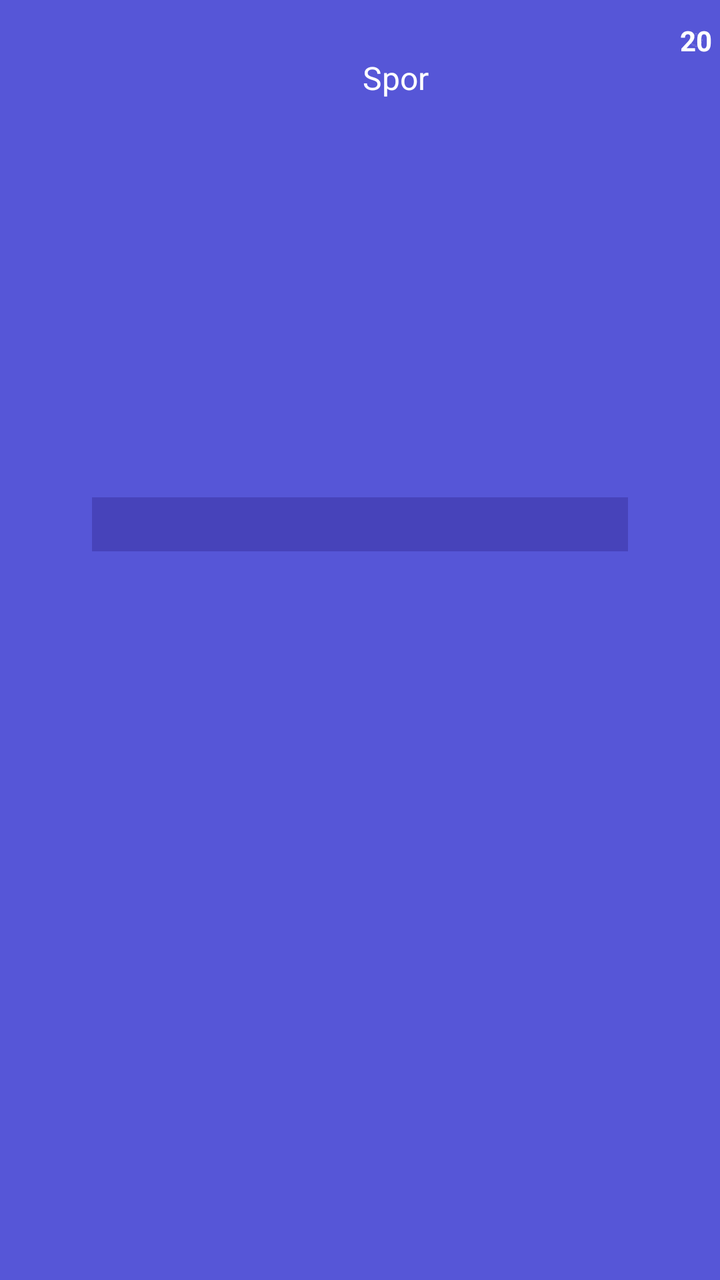
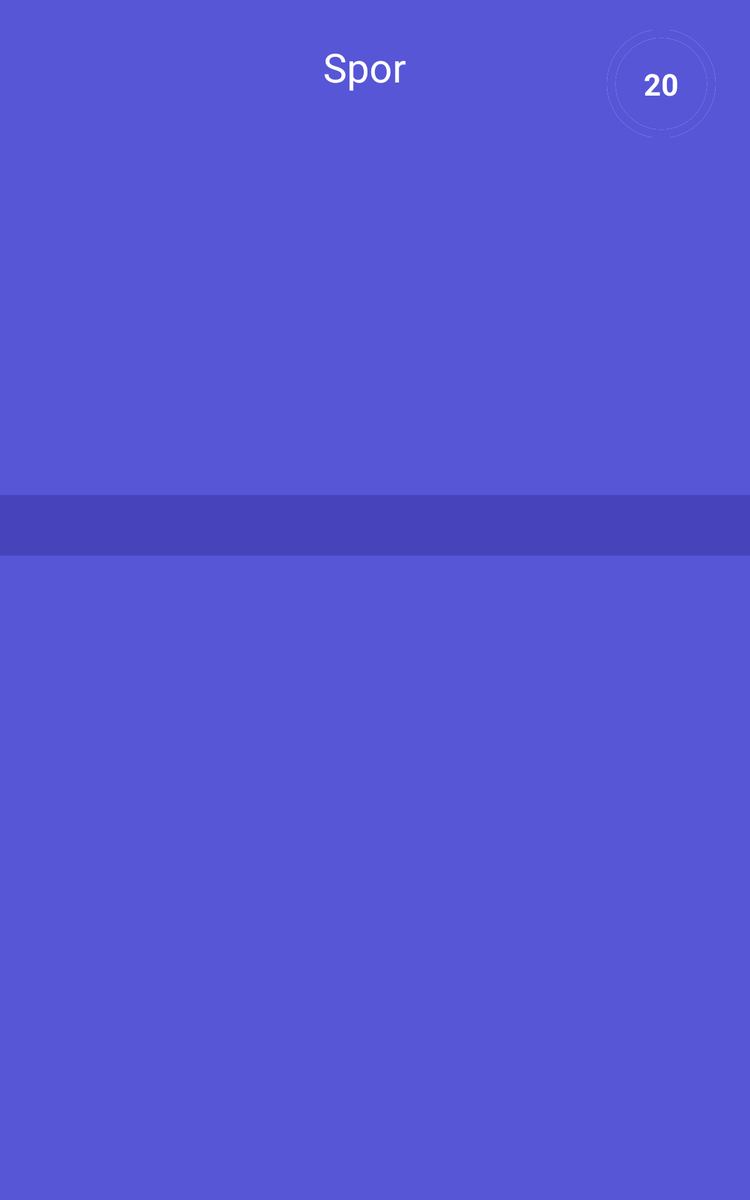

First picture: res/layout/ on a phone held upright. Second picture: the repository's own variant of that layout, on a device whose configuration matches the variant's folder. Source for both follows.
<!-- AndroidManifest.xml: application theme Theme.App.Splash -->
<!-- res/layout/fragment_play_screen.xml -->
<?xml version="1.0" encoding="utf-8"?>
<androidx.constraintlayout.widget.ConstraintLayout xmlns:android="http://schemas.android.com/apk/res/android"
    xmlns:tools="http://schemas.android.com/tools"
    android:layout_width="match_parent"
    android:layout_height="match_parent"
    android:background="@color/md_theme_light_primary"
    xmlns:app="http://schemas.android.com/apk/res-auto"
    tools:context=".screen.play.PlayScreen">

    <ImageButton
        android:id="@+id/playScreenBackButton"
        android:layout_width="wrap_content"
        android:layout_height="wrap_content"
        android:layout_marginStart="16dp"
        android:layout_marginTop="24dp"
        android:background="@color/base"
        android:contentDescription="@string/app_name"
        android:src="@drawable/back"
        app:layout_constraintStart_toStartOf="parent"
        app:layout_constraintTop_toTopOf="parent" />

    <TextView
        android:id="@+id/playScreenCategoryText"
        android:layout_width="wrap_content"
        android:layout_height="wrap_content"
        android:layout_marginTop="28dp"
        android:text="Spor"
        android:textAlignment="center"
        android:textColor="#FFFFFF"
        android:textSize="16sp"
        app:layout_constraintEnd_toEndOf="parent"
        app:layout_constraintEnd_toStartOf="@+id/playScreenProgressBar"
        app:layout_constraintHorizontal_bias="0.561"
        app:layout_constraintStart_toEndOf="@+id/playScreenBackButton"
        app:layout_constraintTop_toTopOf="parent" />

    <ProgressBar
        android:id="@+id/playScreenProgressBar"
        style="?attr/circularProgressIndicatorStyle"
        android:layout_width="wrap_content"
        android:layout_height="wrap_content"
        android:layout_marginTop="16dp"
        android:layout_marginEnd="8dp"
        android:indeterminateOnly="false"
        android:max="20"
        android:progress="20"
        android:progressDrawable="@drawable/circle"
        android:rotation="0"
        app:layout_constraintEnd_toEndOf="parent"
        app:layout_constraintHorizontal_bias="1.0"
        app:layout_constraintStart_toStartOf="@id/playScreenBackButton"
        app:layout_constraintTop_toTopOf="parent" />

    <TextView
        android:id="@+id/playScreenProgressBarTextView"
        android:layout_width="wrap_content"
        android:layout_height="wrap_content"
        android:text="@string/_20"
        android:textAlignment="center"
        android:textAppearance="@style/TextAppearance.AppCompat.Body1"
        android:textColor="#FFFFFF"
        android:textSize="14sp"
        android:textStyle="bold"
        app:layout_constraintBottom_toBottomOf="@+id/playScreenProgressBar"
        app:layout_constraintEnd_toEndOf="@+id/playScreenProgressBar"
        app:layout_constraintStart_toStartOf="@+id/playScreenProgressBar"
        app:layout_constraintTop_toTopOf="@+id/playScreenProgressBar" />

    <androidx.constraintlayout.widget.ConstraintLayout
        android:id="@+id/constraintLayout"
        android:layout_width="match_parent"
        android:layout_height="300dp"
        android:layout_marginStart="16dp"
        android:layout_marginEnd="16dp"
        android:background="@drawable/border"
        app:layout_constraintBottom_toBottomOf="parent"
        app:layout_constraintEnd_toEndOf="parent"
        app:layout_constraintHorizontal_bias="0.0"
        app:layout_constraintStart_toStartOf="parent"
        app:layout_constraintTop_toTopOf="parent"
        app:layout_constraintVertical_bias="0.277">

        <TextView
            android:id="@+id/playScreenQuestionsText"
            android:layout_width="match_parent"
            android:layout_height="wrap_content"
            android:layout_marginLeft="30dp"
            android:layout_marginRight="30dp"
            android:background="#4743ba"
            android:textAlignment="center"
            android:textColor="@color/md_theme_light_onPrimary"
            android:textSize="20sp"
            app:layout_constraintBottom_toBottomOf="parent"
            app:layout_constraintEnd_toEndOf="parent"
            app:layout_constraintStart_toStartOf="parent"
            app:layout_constraintTop_toTopOf="parent"
            app:layout_constraintVertical_bias="0.565" />

    </androidx.constraintlayout.widget.ConstraintLayout>

    <LinearLayout
        android:id="@+id/button"
        android:layout_width="match_parent"
        android:layout_height="wrap_content"
        android:orientation="vertical"
        app:layout_constraintBottom_toBottomOf="parent"
        app:layout_constraintEnd_toEndOf="parent"
        app:layout_constraintStart_toStartOf="parent"
        app:layout_constraintTop_toBottomOf="@+id/constraintLayout">


        <Button
            android:id="@+id/playScreenQuestionsFirstButton"
            style="@style/Widget.MaterialComponents.Button.UnelevatedButton"
            android:layout_width="match_parent"
            android:layout_height="wrap_content"
            android:layout_marginStart="15dp"
            android:layout_marginTop="5dp"
            android:layout_marginEnd="15dp"
            android:layout_marginBottom="2dp"
            android:backgroundTint="@color/md_theme_light_onPrimary"
            android:textAllCaps="false"
            android:textColor="@color/md_theme_light_primary"
            android:textSize="18sp" />

        <Button
            android:id="@+id/playScreenQuestionsSecondButton"
            style="@style/Widget.MaterialComponents.Button.UnelevatedButton"
            android:layout_width="match_parent"
            android:layout_height="wrap_content"
            android:layout_marginStart="15dp"
            android:layout_marginTop="5dp"
            android:layout_marginEnd="15dp"
            android:layout_marginBottom="5dp"
            android:backgroundTint="@color/md_theme_light_onPrimary"
            android:textAllCaps="false"
            android:textColor="@color/md_theme_light_primary"
            android:textSize="18sp" />

        <Button
            android:id="@+id/playScreenQuestionsThirdButton"
            style="@style/Widget.MaterialComponents.Button.UnelevatedButton"
            android:layout_width="match_parent"
            android:layout_height="wrap_content"
            android:layout_marginStart="15dp"
            android:layout_marginTop="5dp"
            android:layout_marginEnd="15dp"
            android:layout_marginBottom="5dp"
            android:backgroundTint="@color/md_theme_light_onPrimary"
            android:textAllCaps="false"
            android:textColor="@color/md_theme_light_primary"
            android:textSize="18sp" />

        <Button
            android:id="@+id/playQuestionsFourthButton"
            style="@style/Widget.MaterialComponents.Button.UnelevatedButton"
            android:layout_width="match_parent"
            android:layout_height="wrap_content"
            android:layout_marginStart="15dp"
            android:layout_marginTop="5dp"
            android:layout_marginEnd="15dp"
            android:layout_marginBottom="5dp"
            android:backgroundTint="@color/md_theme_light_onPrimary"
            android:textAllCaps="false"
            android:textColor="@color/base"
            android:textSize="18sp" />


        <Button
            android:id="@+id/playScreenQuestionsFifthButton"
            style="@style/Widget.MaterialComponents.Button.UnelevatedButton"
            android:layout_width="match_parent"
            android:layout_height="wrap_content"
            android:layout_marginStart="15dp"
            android:layout_marginTop="5dp"
            android:layout_marginEnd="15dp"
            android:layout_marginBottom="5dp"
            android:backgroundTint="@color/md_theme_light_onPrimary"
            android:textAllCaps="false"
            android:textColor="@color/md_theme_light_primary"
            android:textSize="18sp" />

    </LinearLayout>


</androidx.constraintlayout.widget.ConstraintLayout>
<!-- resources referenced by this layout -->
<resources>
  <color name="base">#5656d7</color>
  <color name="md_theme_light_onPrimary">#FFFFFF</color>
  <color name="md_theme_light_primary">#5656d7</color>
  <!-- drawable circle (drawable) -->
  <?xml version="1.0" encoding="utf-8"?>
  <layer-list xmlns:android="http://schemas.android.com/apk/res/android">
      <item>
          <shape
              android:shape="ring"
              android:thicknessRatio="16"
              android:useLevel="false">
              <solid android:color="@color/md_theme_light_onPrimary" />
          </shape>
      </item>
      <item>
          <rotate
              android:fromDegrees="270"
              android:toDegrees="270">
              <shape
                  android:shape="ring"
                  android:thicknessRatio="16"
                  android:useLevel="true">
                  <gradient
                      android:endColor="@color/md_theme_light_primary"
                      android:startColor="@color/md_theme_light_primary"
                      android:type="sweep" />
              </shape>
          </rotate>
      </item>
  </layer-list>
  <string name="_20">20</string>
  <string name="app_name">Bir Bilsen</string>
  <style name="Theme.App.Splash" parent="Theme.SplashScreen">
          <item name="windowSplashScreenBackground">@color/md_theme_light_primary</item>
          <item name="windowSplashScreenAnimatedIcon">@drawable/icon</item>
          <item name="postSplashScreenTheme">@style/Base.Theme.BirBilsen</item>
      </style>
  <!-- drawable icon: vector/xml drawable (drawable, 4489 chars, omitted) -->
  <style name="Base.Theme.BirBilsen" parent="Theme.Material3.DayNight.NoActionBar">
          <item name="materialSwitchStyle">@style/Widget.App.Switch</item>
          <item name="android:navigationBarColor">@android:color/transparent</item>
          <item name="android:statusBarColor">@android:color/transparent</item>
          <item name="android:windowLightStatusBar">?attr/isLightTheme</item>
  
      </style>
  <style name="Widget.App.Switch" parent="Widget.Material3.CompoundButton.MaterialSwitch">
          <item name="materialThemeOverlay">@style/ThemeOverlay.App.Switch</item>
      </style>
  <style name="ThemeOverlay.App.Switch" parent="">
          <item name="colorPrimary">@color/green</item>
          <item name="colorSurfaceVariant">@color/green</item>
      </style>
  <color name="green">#6ED518</color>
</resources>
<!-- res/layout-sw600dp/fragment_play_screen.xml (the repository's variant of the layout above) -->
<!-- drawn on a 7-inch tablet held upright -->
<?xml version="1.0" encoding="utf-8"?>
<androidx.constraintlayout.widget.ConstraintLayout xmlns:android="http://schemas.android.com/apk/res/android"
    xmlns:tools="http://schemas.android.com/tools"
    android:layout_width="match_parent"
    android:layout_height="match_parent"
    android:background="@color/md_theme_light_primary"
    xmlns:app="http://schemas.android.com/apk/res-auto"
    tools:context=".screen.play.PlayScreen">

    <ImageButton
        android:id="@+id/playScreenBackButton"
        android:layout_width="85dp"
        android:layout_height="64dp"
        android:layout_marginStart="24dp"
        android:layout_marginTop="24dp"
        android:background="@color/base"
        android:contentDescription="@string/app_name"
        android:src="@drawable/back"
        app:layout_constraintStart_toStartOf="parent"
        app:layout_constraintTop_toTopOf="parent" />

    <TextView
        android:id="@+id/playScreenCategoryText"
        android:layout_width="wrap_content"
        android:layout_height="wrap_content"
        android:layout_marginTop="32dp"
        android:text="Spor"
        android:textAlignment="center"
        android:textColor="#FFFFFF"
        android:textSize="32sp"
        app:layout_constraintStart_toEndOf="@+id/playScreenBackButton"
        app:layout_constraintEnd_toStartOf="@+id/playScreenProgressBar"
        app:layout_constraintTop_toTopOf="parent"
        app:layout_constraintHorizontal_bias="0.5" />

    <ProgressBar
        android:id="@+id/playScreenProgressBar"
        style="?attr/circularProgressIndicatorStyle"
        android:layout_width="110dp"
        android:layout_height="86dp"
        android:layout_marginTop="24dp"
        android:layout_marginEnd="16dp"
        android:indeterminateOnly="false"
        android:max="20"
        android:progress="20"
        android:progressDrawable="@drawable/circle"
        app:layout_constraintEnd_toEndOf="parent"
        app:layout_constraintTop_toTopOf="parent" />

    <TextView
        android:id="@+id/playScreenProgressBarTextView"
        android:layout_width="wrap_content"
        android:layout_height="wrap_content"
        android:text="@string/_20"
        android:textAlignment="center"
        android:textAppearance="@style/TextAppearance.AppCompat.Body1"
        android:textColor="#FFFFFF"
        android:textSize="24sp"
        android:textStyle="bold"
        app:layout_constraintBottom_toBottomOf="@+id/playScreenProgressBar"
        app:layout_constraintEnd_toEndOf="@+id/playScreenProgressBar"
        app:layout_constraintStart_toStartOf="@+id/playScreenProgressBar"
        app:layout_constraintTop_toTopOf="@+id/playScreenProgressBar" />

    <androidx.constraintlayout.widget.ConstraintLayout
        android:id="@+id/constraintLayout"
        android:layout_width="917dp"
        android:layout_height="660dp"
        android:layout_marginStart="24dp"
        android:layout_marginEnd="24dp"
        android:background="@drawable/border"
        app:layout_constraintBottom_toBottomOf="parent"
        app:layout_constraintEnd_toEndOf="parent"
        app:layout_constraintStart_toStartOf="parent"
        app:layout_constraintTop_toTopOf="parent"
        app:layout_constraintVertical_bias="0.3">

        <TextView
            android:id="@+id/playScreenQuestionsText"
            android:layout_width="match_parent"
            android:layout_height="wrap_content"
            android:layout_marginLeft="32dp"
            android:layout_marginRight="32dp"
            android:background="#4743ba"
            android:textAlignment="center"
            android:textColor="@color/md_theme_light_onPrimary"
            android:textSize="36sp"
            app:layout_constraintBottom_toBottomOf="parent"
            app:layout_constraintEnd_toEndOf="parent"
            app:layout_constraintStart_toStartOf="parent"
            app:layout_constraintTop_toTopOf="parent"
            app:layout_constraintVertical_bias="0.5" />

    </androidx.constraintlayout.widget.ConstraintLayout>

    <LinearLayout
        android:id="@+id/button"
        android:layout_width="match_parent"
        android:layout_height="wrap_content"
        android:layout_marginStart="16dp"
        android:layout_marginEnd="16dp"
        android:orientation="vertical"
        app:layout_constraintBottom_toBottomOf="parent"
        app:layout_constraintEnd_toEndOf="parent"
        app:layout_constraintHorizontal_bias="0.0"
        app:layout_constraintStart_toStartOf="parent"
        app:layout_constraintTop_toBottomOf="@+id/constraintLayout"
        app:layout_constraintVertical_bias="0.76">

        <Button
            android:id="@+id/playScreenQuestionsFirstButton"
            style="@style/Widget.MaterialComponents.Button.UnelevatedButton"
            android:layout_width="match_parent"
            android:layout_height="wrap_content"
            android:layout_margin="8dp"
            android:backgroundTint="@color/md_theme_light_onPrimary"
            android:textAllCaps="false"
            android:textColor="@color/md_theme_light_primary"
            android:textSize="32sp" />

        <Button
            android:id="@+id/playScreenQuestionsSecondButton"
            style="@style/Widget.MaterialComponents.Button.UnelevatedButton"
            android:layout_width="match_parent"
            android:layout_height="wrap_content"
            android:layout_margin="8dp"
            android:backgroundTint="@color/md_theme_light_onPrimary"
            android:textAllCaps="false"
            android:textColor="@color/md_theme_light_primary"
            android:textSize="32sp" />

        <Button
            android:id="@+id/playScreenQuestionsThirdButton"
            style="@style/Widget.MaterialComponents.Button.UnelevatedButton"
            android:layout_width="match_parent"
            android:layout_height="wrap_content"
            android:layout_margin="8dp"
            android:backgroundTint="@color/md_theme_light_onPrimary"
            android:textAllCaps="false"
            android:textColor="@color/md_theme_light_primary"
            android:textSize="32sp" />

        <Button
            android:id="@+id/playQuestionsFourthButton"
            style="@style/Widget.MaterialComponents.Button.UnelevatedButton"
            android:layout_width="match_parent"
            android:layout_height="wrap_content"
            android:layout_margin="8dp"
            android:backgroundTint="@color/md_theme_light_onPrimary"
            android:textAllCaps="false"
            android:textColor="@color/base"
            android:textSize="32sp" />

        <Button
            android:id="@+id/playScreenQuestionsFifthButton"
            style="@style/Widget.MaterialComponents.Button.UnelevatedButton"
            android:layout_width="match_parent"
            android:layout_height="wrap_content"
            android:layout_margin="8dp"
            android:backgroundTint="@color/md_theme_light_onPrimary"
            android:textAllCaps="false"
            android:textColor="@color/md_theme_light_primary"
            android:textSize="32sp" />

    </LinearLayout>

</androidx.constraintlayout.widget.ConstraintLayout>
